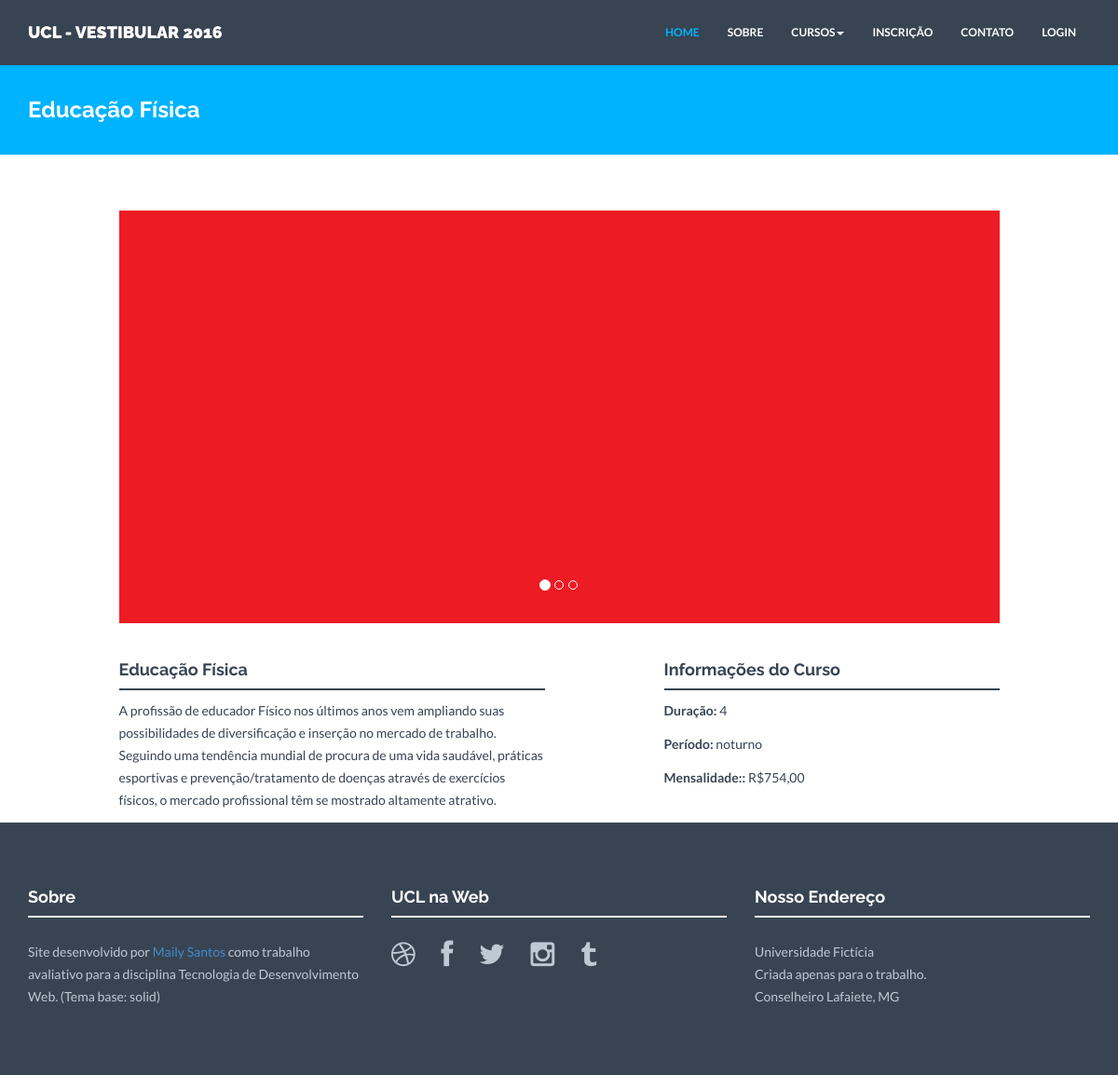
The page /edfisica.php on the database its author committed.
### tables this page shows
CREATE TABLE IF NOT EXISTS `curso` (
  `idcurso` int(11) NOT NULL AUTO_INCREMENT,
  `cod` varchar(12) NOT NULL,
  `nome` varchar(150) NOT NULL,
  `duracao` int(11) NOT NULL,
  `periodo` varchar(11) NOT NULL,
  `mensalidade` varchar(15) NOT NULL,
  `descricao` varchar(1000) NOT NULL,
  `foto1` varchar(200) NOT NULL,
  `foto2` varchar(200) NOT NULL,
  `foto3` varchar(200) NOT NULL,
  PRIMARY KEY (`idcurso`),
  UNIQUE KEY `cod` (`cod`)
);

### edfisica.php (the view, shortened to what this page needs)
<?php
include "header.php";
?>
<?php
$link = DBConnect();
$query_list = "SELECT * FROM curso WHERE cod='EFIS'";
if ($result = $link->query($query_list)) {
while ($row = $result->fetch_row()) {
?>
<div id="blue">
    <div class="container">
        <div class="row">
            <h3><?= $row[2] ?></h3>
        </div>
    </div>
</div>
<div class="container mt">
    <div class="row">
        <div class="col-lg-10 col-lg-offset-1 centered">
            <div id="carousel-example-generic" class="carousel slide" data-ride="carousel">
                <ol class="carousel-indicators">
                    <li data-target="#carousel-example-generic" data-slide-to="0" class="active"></li>
                    <li data-target="#carousel-example-generic" data-slide-to="1"></li>
                    <li data-target="#carousel-example-generic" data-slide-to="2"></li>
                </ol>
                <div class="carousel-inner">
                    <div class="item active">
                        <img id="foto01" src="<?php echo "admin/" .$row[7] ?>" alt="">
                    </div>
                </div>
            </div><! --/Carousel -->
        </div>
        <div class="col-lg-5 col-lg-offset-1">
            <div id="conteudo-principal">
                <h4><?= $row[2] ?></h4>
                <div class="hline"></div>
                <p><?= $row[6] ?></p>
            </div>
        </div>
        <div class="col-lg-4 col-lg-offset-1">
            <h4>Informações do Curso</h4>
            <div class="hline"></div>
            <div id="conteudo-lateral">
                <p><b>Duração:</b> <?= $row[3] ?></p>
                <p><b>Período:</b> <?= $row[4] ?></p>
                <p><b>Mensalidade::</b> <?= $row[5] ?></p>
            </div>
        </div>
        <?php
        }
        }
        ?>
        <br><br>
    </div><! --/row -->
</div><! --/container -->
<?php
include "footer.php";
?>

### assets/css/style.css (style rules this page uses)
* { margin: 0; padding: 0px; }
body { background: #ffffff; margin: 0; height: 100%; color: #384452; font-family: 'Lato', sans-serif; font-weight: 400; }
h1, h2, h3, h4, h5, h6 { font-family: 'Raleway', sans-serif; font-weight: 700; }
p { padding: 0; margin-bottom: 12px; font-family: 'Lato', sans-serif; font-weight: 400; font-size: 14px; line-height: 24px; color: #384452; margin-top: 10px; }
img { height: auto; max-width: 100%; }
.centered { text-align: center }
.mt { margin-top: 60px; }
.hline { border-bottom: 2px solid #384452; }
#blue { background: #00b3fe; margin-top: 60px; margin-bottom: 60px; padding-top: 25px; padding-bottom: 25px; }
#blue h3 { color: white; margin-left: 15px; }

### rows shown on the page
curso: nome "Educação Física", foto1 (picture), descricao "A profissão de educador Físico nos últimos anos vem ampliando suas possibilidades de diversificação e inserção no mercado de trabalho. Seguindo uma tendência mundial de procura de uma vida saudável, práticas esportivas e prevenção/tratamento de doenças através de exercícios físicos, o mercado profissional têm se mostrado altamente atrativo.", duracao "4", periodo "noturno", mensalidade "R$754,00"
